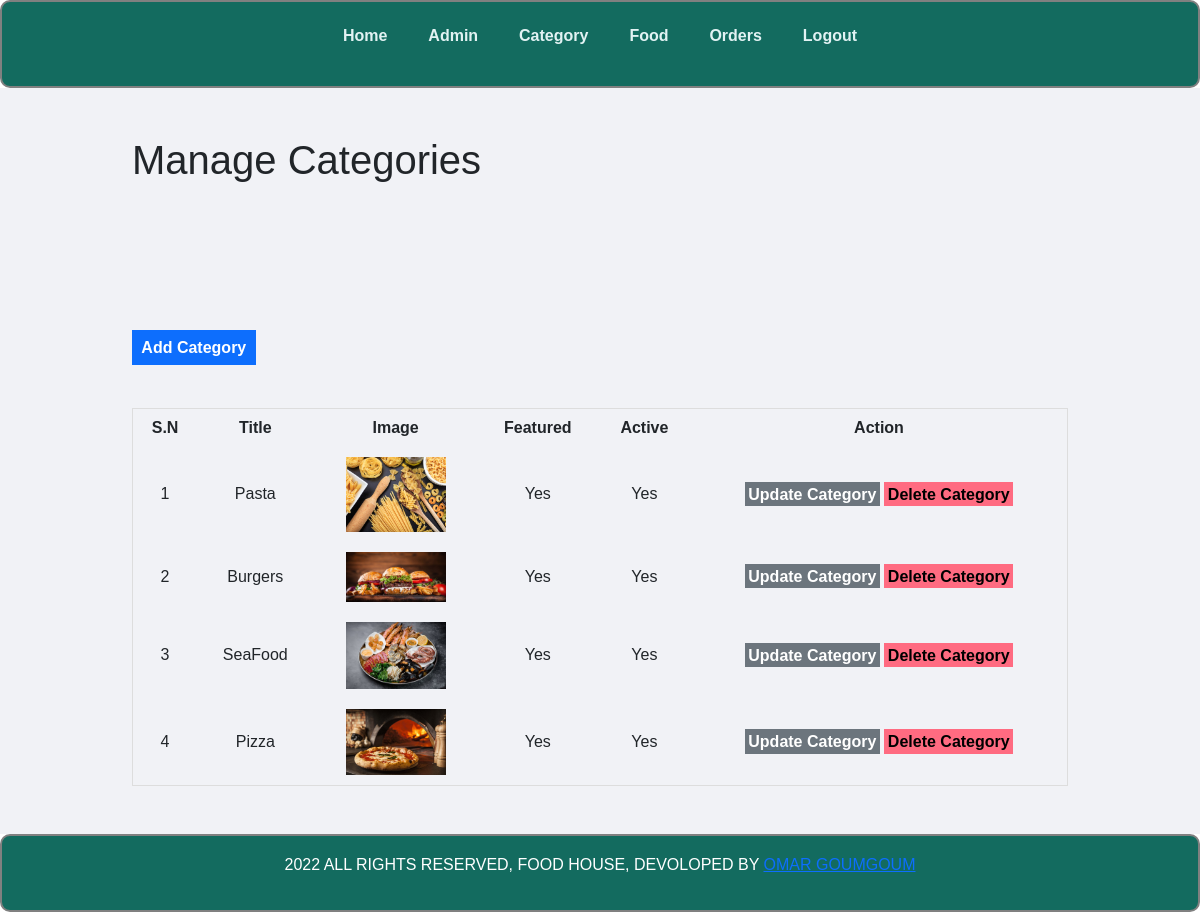
Page /admin/manager-category.php (signed in) on the committed database.
### tables this page shows
CREATE TABLE `category` (
  `id` int(11) UNSIGNED NOT NULL,
  `title` varchar(150) NOT NULL,
  `image_name` varchar(255) NOT NULL,
  `featured` varchar(10) NOT NULL,
  `active` varchar(10) NOT NULL
);

### admin/manager-category.php (the view, shortened to what this page needs)
<?php include("partials/menu.php");?>
    <div class="main-content">
        <div class="wrapper">
        <h1>Manage Categories</h1><br><br>
        ?><br><br><br><br>
          <a href="<?php echo SITEURL; ?>admin/add-category.php" class="btn-primary">Add Category</a>
          <br/> <br/> <br/>
          <div style="overflow-x: auto;" >
        <table class="tbl-full">
             <tr>
                <th>S.N</th>
                <th>Title</th>
                <th>Image</th>
                <th>Featured</th>
                <th>Active</th>
                <th>Action</th>
             </tr>
             <?php
              $sql= "SELECT*FROM category";
              $res=mysqli_query($conn,$sql);
              if($res==True){
                 $count=mysqli_num_rows($res);
                 if($count>0){
                    $sn=1;
                   while($rows=mysqli_fetch_assoc($res)){
                      $id=$rows['id'];
                      $title=$rows['title'];
                      $image_name=$rows['image_name'];
                      $featured=$rows['featured'];
                      $active=$rows['active'];
                      ?>
                       <tr>
                            <td><?php echo $sn++; ?></td>
                            <td><?php echo $title; ?></td>
                            <td><?php
                               if($image_name!=""){
                                 ?>
                                 <img src="<?php echo SITEURL;?>images/category/<?php echo $image_name; ?>" width="100px">
                                 <?php
                               }
                               else{
                                 echo "<div class='error'>Image isn't Added.</div>";
                               }
                            ?>
                            </td>
                            <td><?php echo $featured; ?></td>
                            <td><?php echo $active; ?></td>
                            <td>
                    <a href="<?php echo SITEURL; ?>admin/update-category.php?id=<?php echo$id;?>&image_name=<?php echo $image_name; ?>" class="btn-secondary">Update Category</a>
                    <a href="<?php echo SITEURL;?>admin/delete-category.php?id=<?php echo $id;?>&image_name=<?php echo $image_name; ?>&category<?php echo $id; ?>" class="btn-delete">Delete Category</a>
                 </td>
                 </tr>
                 <?php
                  }
                }
                else{
                }
             }
             ?>
          </table>
          </div>
        </div>
    </div>
<?php include("partials/footer.php"); ?>

### admin/partials/menu.php (shortened to what this page needs)
<?php
if(isset($_SESSION['id-admin']))
{
   ?>
   <html>
   <head>
      <link rel="stylesheet" href="../css/admin.css">
      <link rel="stylesheet" href="../bootstrap/bootsrap/bootstrap.min.css">
   </head>
   <body>
       <Div class='Menu text-center'>
          <div class="wrapper">
            <ul>
               <li><a href="index.php">Home</a></li>
               <li><a href="manager-admin.php">Admin</a></li>
               <li><a href="manager-category.php">Category</a></li>
               <li><a href="manager-food.php">Food</a></li>
               <li><a href="manager-order.php">Orders</a></li>
               <li class="logout"><a href="logout.php">Logout</a></li>
            </ul>
          </div>
       </Div>
       <?php
}
?>

### admin/partials/footer.php
  <div class='Footer'>
          <div class="wrapper">
             <p class="text-center">2022 ALl rights reserved, Food House, Devoloped by  <a href="https://www.facebook.com/omar.goumgoum/"> Omar GOUMGOUM</a></p>
          </div>
       </div>
   </body>
</html>

### css/admin.css (style rules this page uses)
* { margin: 0; padding: 0; font-family: Arial, Helvetica, sans-serif; }
.wrapper { padding: 1%; width: 80%; margin: 0 auto; }
.text-center { text-align: center; }
.tbl-full { width: 100%; }
table, td, th { border: 1px solid #ddd; text-align: center; }
table { border-collapse: collapse; width: 100%; }
th, td { padding: 10px; text-align: center; }
.btn-primary { background-color: #1e90ff; text-decoration: none; padding: 1%; color: white; font-weight: bold; }
.btn-secondary { background-color: #7bed9f; text-decoration: none; padding: 1%; color: black; font-weight: bold; }
.btn-delete { background-color: #ff6b81; text-decoration: none; padding: 1%; color: black; font-weight: bold; }
.menu { border: 2px solid gray; border-radius: 10px; background-color: #136B5F; }
.menu ul { list-style: none; padding: 10px; }
.menu ul li { display: inline; padding: 2%; }
.menu ul li a { text-decoration: none; font-weight: bold; color: rgb(226, 242, 243); text-transform: capitalize; }
.main-content { background-color:#f1f2f6 ; padding: 3% 0; }
.footer { background-color: #136B5F; color: white; border: 2px solid gray; border-radius: 10px; padding: 5px; text-transform: uppercase; }
.logout { color: black; }

### rows in the picture
category: title "Pasta", image_name (picture), featured "Yes", active "Yes"
category: title "Burgers", image_name (picture), featured "Yes", active "Yes"
category: title "SeaFood", image_name (picture), featured "Yes", active "Yes"
category: title "Pizza", image_name (picture), featured "Yes", active "Yes"
